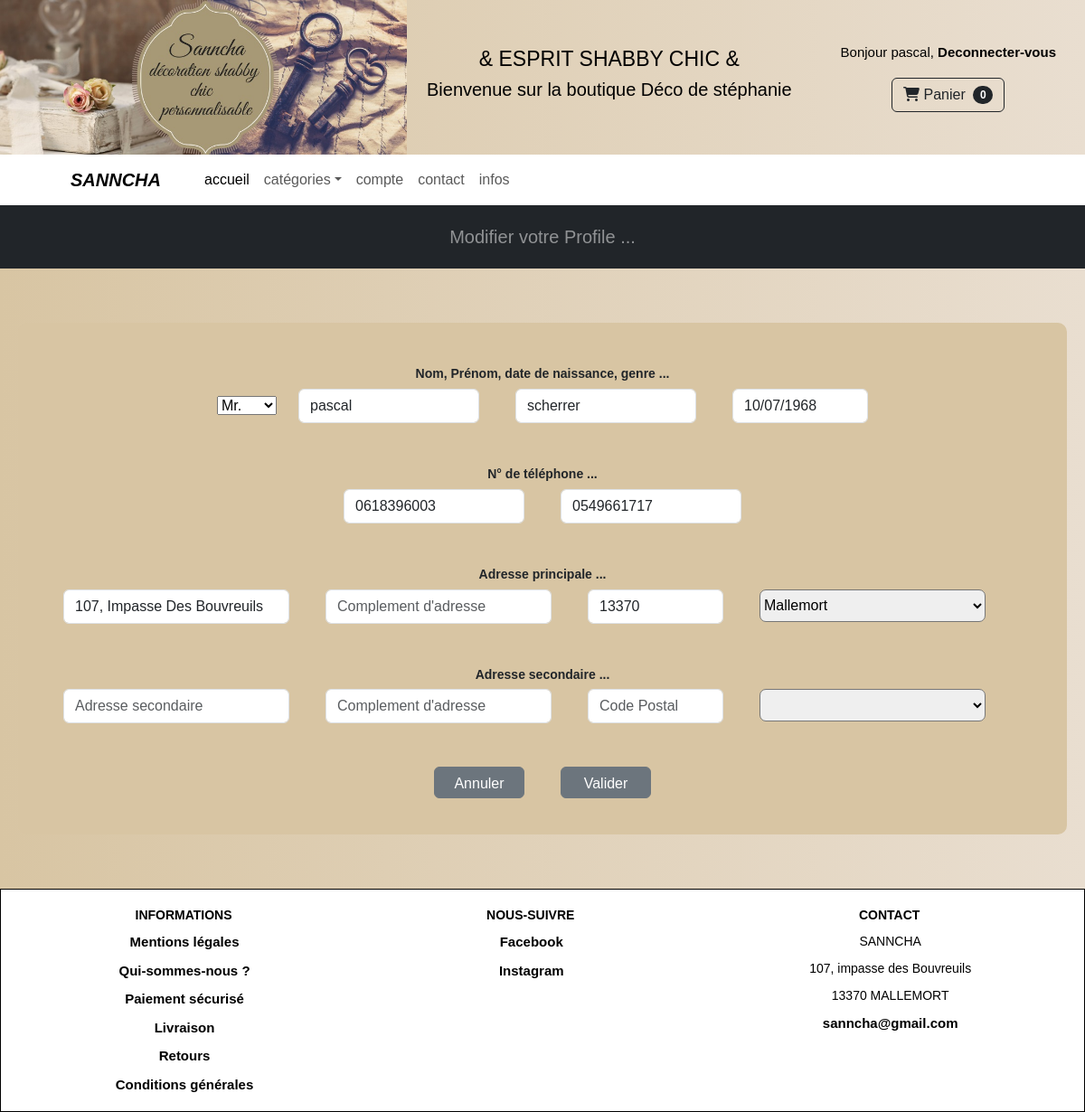
/account/edit/ (signed in), run on an earlier commit of the app's database.
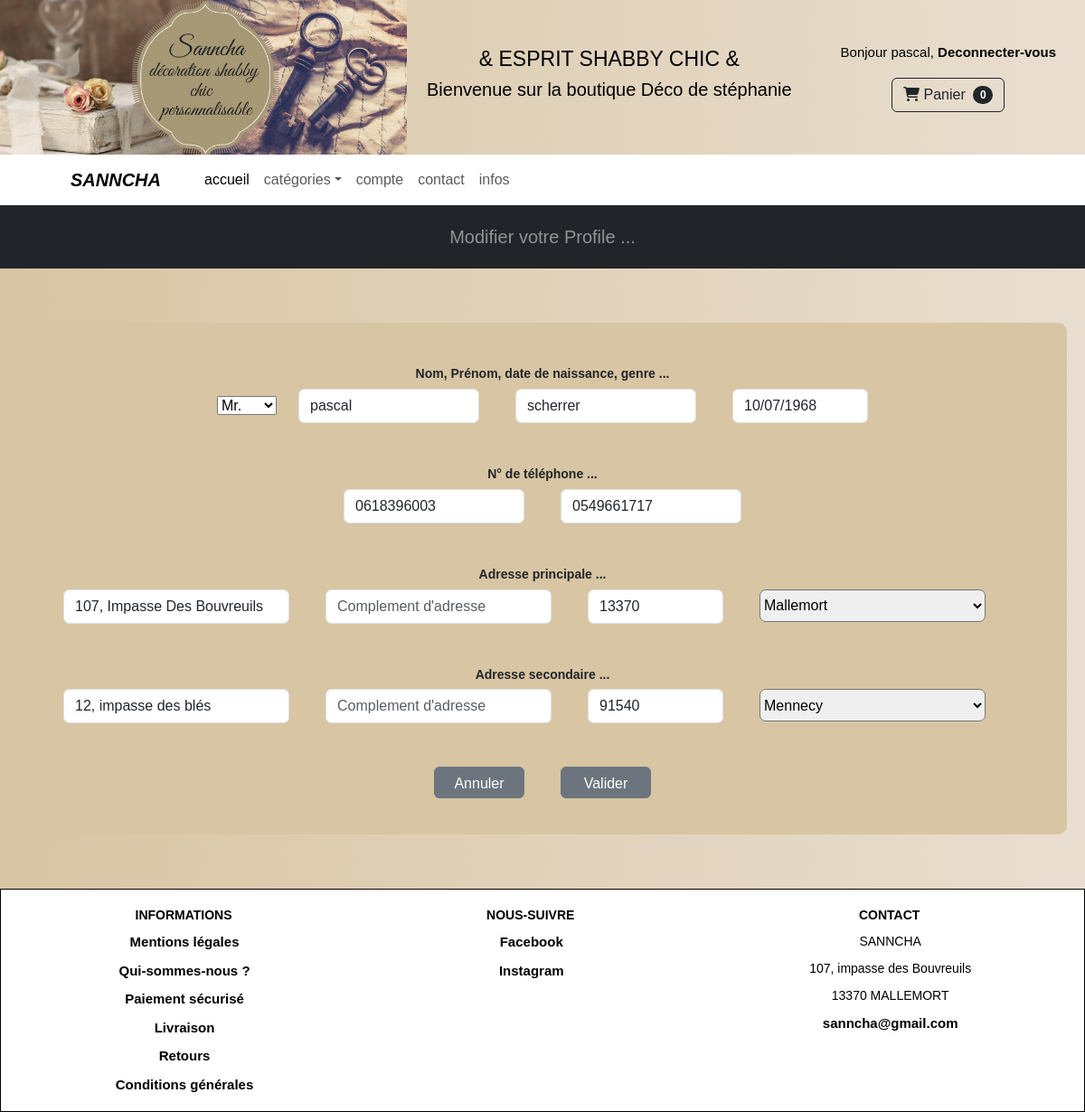
And on a later commit of the database.
### account/models.py (models this page shows, shortened)
class Profile(models.Model):
    GENRE = (
        ('aucun', 'aucun'),
        ('Mme.', 'Mme.'),
        ('Mr.', 'Mr.'),
    )
    user = models.OneToOneField(settings.AUTH_USER_MODEL, on_delete=models.CASCADE)
    date_of_birth = models.DateField(blank=True, null=True)
    address_primary = models.CharField(max_length=250)
    complement_adress_primary = models.CharField(max_length=250, blank=True, null=True)
    postal_code_primary = models.CharField(max_length=20)
    city_primary = models.CharField(max_length=100)
    phoneNumber1 = models.CharField(max_length=16, blank=True, null=True)
    phoneNumber2 = models.CharField( max_length=16, blank=True, null=True)
    address_secondery = models.CharField(max_length=250, blank=True, null=True)
    complement_adress_secondary = models.CharField(max_length=250, blank=True, null=True)
    postal_code_secondery = models.CharField(max_length=20, blank=True, null=True)
    city_secondery = models.CharField(max_length=100, blank=True, null=True)
    genre = models.CharField(choices=GENRE, default=1, max_length=20)

### account/views.py (the view)
# urls.py: path("edit/", edit, name="edit"),
@login_required
def edit(request):
	if request.method == "POST":
		user_form = UserEditForm(instance=request.user, data=request.POST)
		profile_form = ProfileEditForm(
			instance=request.user.profile, data=request.POST, files=request.FILES
		)
		if user_form.is_valid() and profile_form.is_valid():
			user_form.save()
			profile_form.save()
			messages.success(request, "Vos informations ont été sauvegardées avec succes ...")
			return redirect('dashboard')
		else:
			messages.error(request, 'Un problème est survenu, vos données n\'ont pas été enregistrées.\
				  Merci de vérifier vos données dans le formulaire ...')
			return redirect('edit')
	else:
		user_form = UserEditForm(instance=request.user)
		profile_form = ProfileEditForm(instance=request.user.profile)
		profile = get_object_or_404(Profile, user=request.user)
	context = {
		"user_form": user_form,
		"profile_form": profile_form,
		"profile": profile,
		}
	return render(request, "account/edit_profile.html", context)

### account/forms.py
class UserEditForm(forms.ModelForm):
    class Meta:
        model = User
        fields = ['first_name', 'last_name']
        labels = {
            "first_name": "",
            "last_name": "",
        }
        widgets = {
            'first_name': forms.TextInput(attrs={"class": 'form-control', 'placeholder': "Votre Prénom"}),
            'last_name': forms.TextInput(attrs={"class": 'form-control', 'placeholder': "Votre Nom de famille"}),
        }

### cart/cart.py (called while the page is built)
	def __len__(self):
		return sum(item['quantity'] for item in self.cart.values())

### cart/context_processors.py (called while the page is built)
def cart(request):
	return {'cart': Cart(request)}

### account/templates/account/edit_profile.html (shortened to what the changed rows need)
{% extends 'base.html' %}
{% load static %}
{% block css %}
<link rel="stylesheet" type="text/css" href="{% static 'css/style.css' %}">
{% endblock css %}
{% block content %}
<div id="edit">
    <div class="container">
        <div class="block">
            <form class="row g-5 needs-validation" method="POST" action="{% url 'edit' %}" enctype="multipart/form-data">
                <div class="user">
                    <div class="group" style="width: 50px;">
                        {{profile_form.genre }}
                    </div>
                    <div class="group" style="max-width: 150px;">
                        {{profile_form.date_of_birth}}
                    </div>
                </div>
                <div class="phone">
                    <div class="group" style="max-width: 200px;">
                        {{profile_form.phoneNumber1}}
                    </div>
                    <div class="group" style="max-width: 200px;">
                        {{profile_form.phoneNumber2}}
                    </div>
                </div>
                <div class="primary">
                    <div class="group" style="max-width: 400px; min-width: 250px">
                        {{profile_form.address_primary}}
                    </div>
                    <div class="group" style="max-width: 400px; min-width: 250px;">
                        {{profile_form.complement_adress_primary}}
                    </div>
                    <div class="group" style="max-width: 150px;">
                        {{profile_form.postal_code_primary}}
                    </div>
                    <div class="group" style="max-width: 250px;">
                        {% if profile.city_primary is None %}
                            <select name="ville" id="codeprimary" style="width: 250px; height: 36px; border-radius: 7px;">
                                <option selected value=""></option>
                            </select>
                        {% else %}
                            <select name="ville" id="codeprimary" style="width: 250px; height: 36px; border-radius: 7px;">
                                <option selected value="">{{profile.city_primary}}</option>
                            </select>
                        {% endif %}
                    </div>
                </div>
                <div class="secondary">
                    <div class="group" style="max-width: 400px; min-width: 250px">
                        {{profile_form.address_secondery}}
                    </div>
                    <div class="group" style="max-width: 400px; min-width: 250px;">
                        {{profile_form.complement_adress_secondary}}
                    </div>
                    <div class="group" style="max-width: 150px;">
                        {{profile_form.postal_code_secondery}}
                    </div>
                    <div class="group" style="max-width: 250px;">
                        {% if profile.city_secondery is None %}
                            <select name="ville" id="codesecondery" style="width: 250px; height: 36px; border-radius: 7px;">
                                <option selected value=""></option>
                            </select>
                        {% else %}
                            <select name="ville" id="codesecondery" style="width: 250px; height: 36px; border-radius: 7px;">
                                <option selected value="">{{profile.city_secondery}}</option>
                            </select>
                        {% endif %}
                    </div>
                </div>
              </form>
            </div>
    </div>
</div>
{% endblock content %}

What changed in the data, as far as the page shows it:
changed Profile "Mr.": address_secondery (not shown) → "12, impasse des blés"; postal_code_secondery (not shown) → "91540"; ville (not shown) → "Mennecy"
